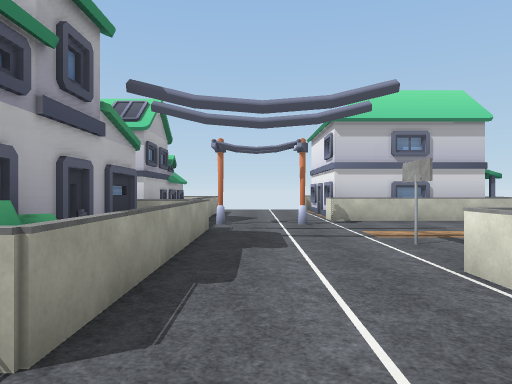
View 1 (above)

24 first-person views from a walk through a 3-D level made in the Unity game engine. The camera is 1.5 m above the floor, looks level and sees 70° across. The floor is counted in squares, 2 m on a side. Each view is taken from the middle of a square. On the plan, view 1 faces up. The plan holds only what a view shows up to about 11 squares ahead; the rest is blank. The place goes on beyond the plan. The player character is not drawn. Some surface patterns are stand-ins.

View 2
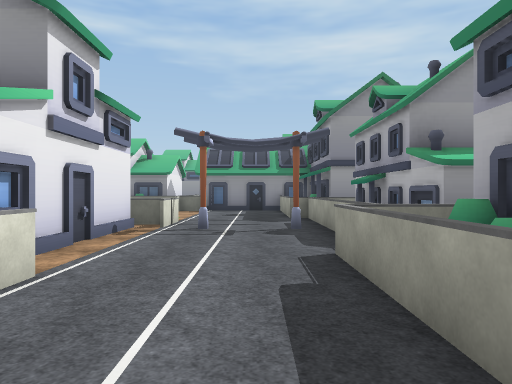

View 3
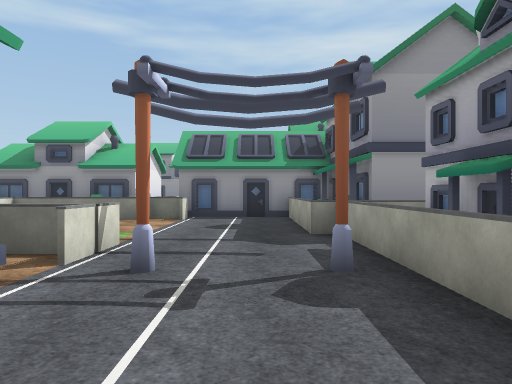

View 4
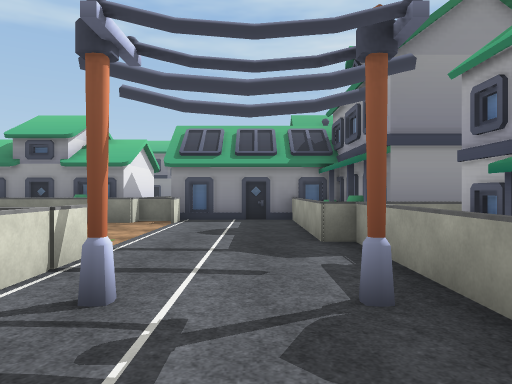

View 5
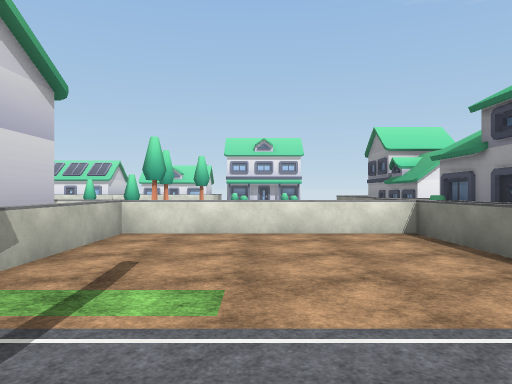

View 6
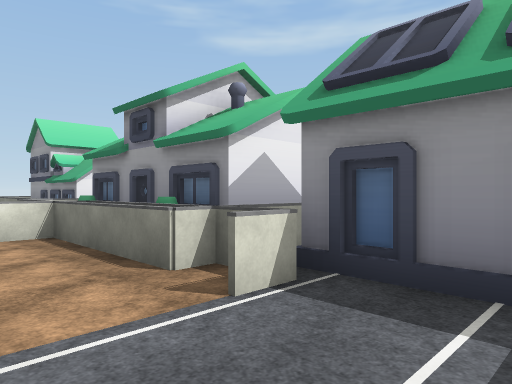

View 7
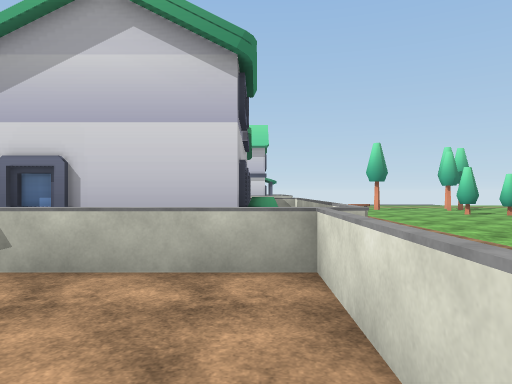

View 8
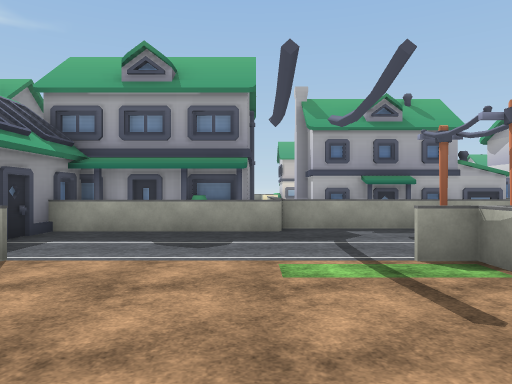

View 9
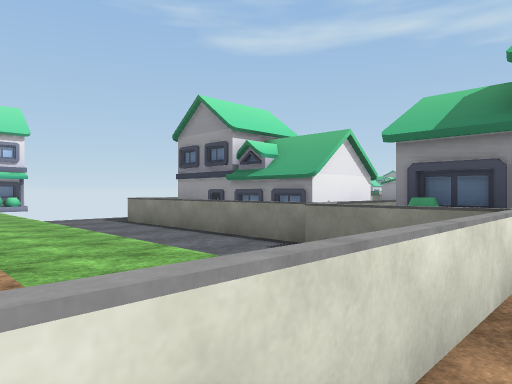

View 10
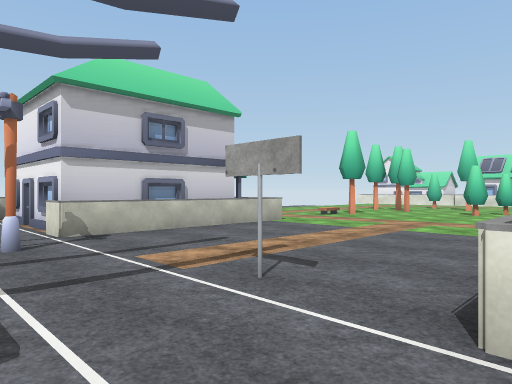

View 11
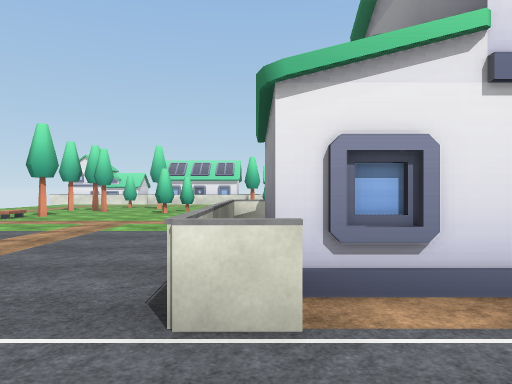

View 12
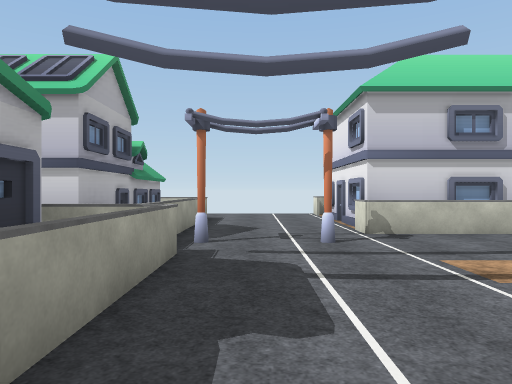

View 13
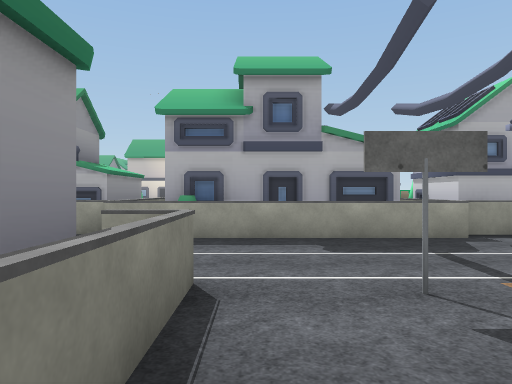

View 14
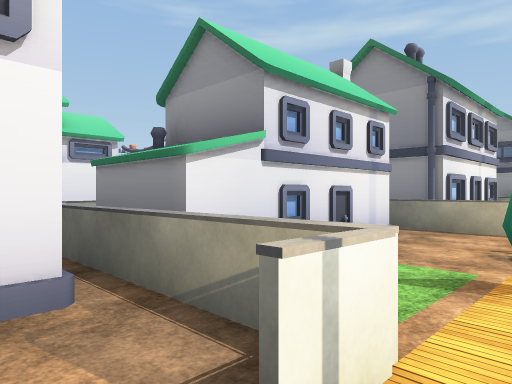

View 15
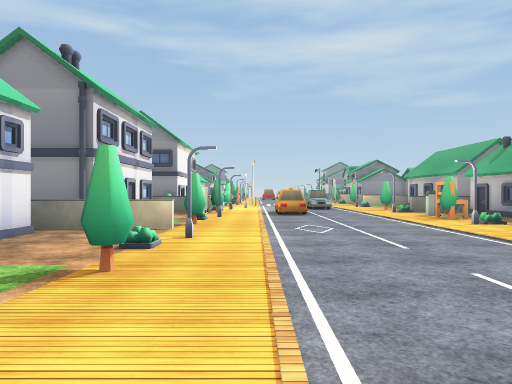

View 16
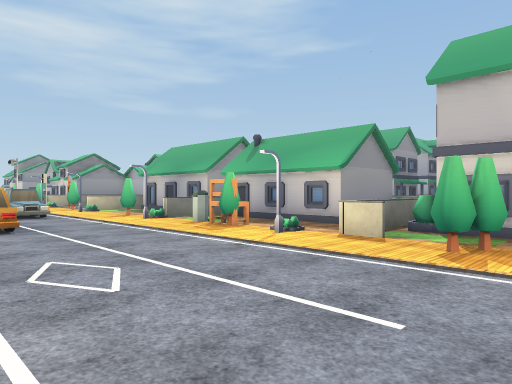

View 17
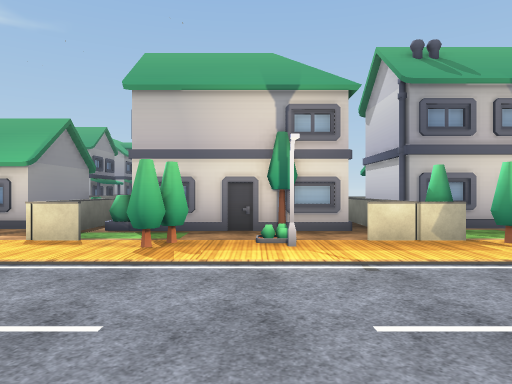

View 18
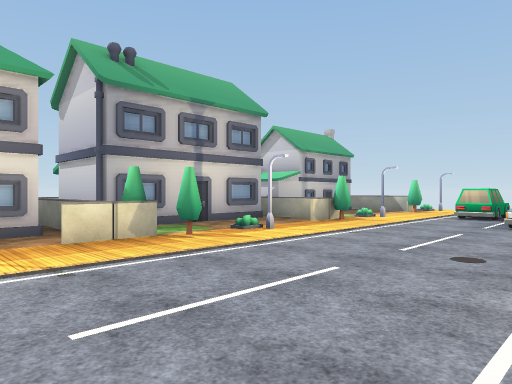

View 19
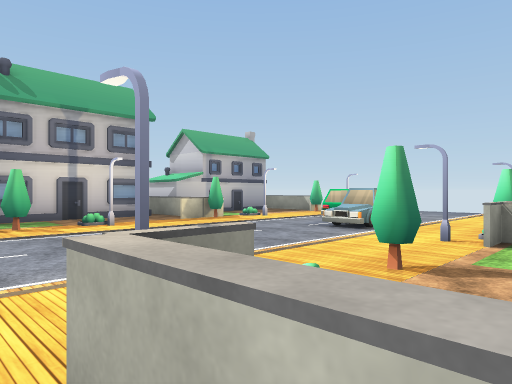

View 20
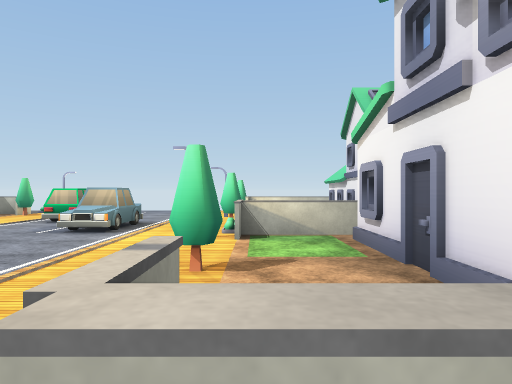

View 21
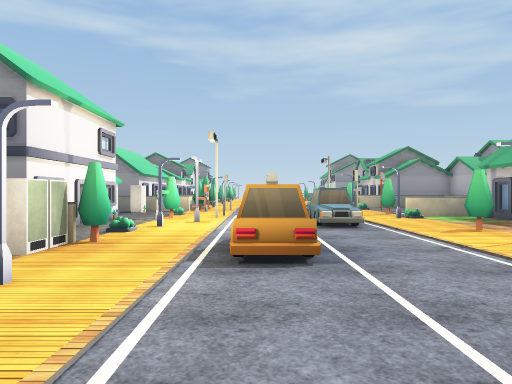

View 22
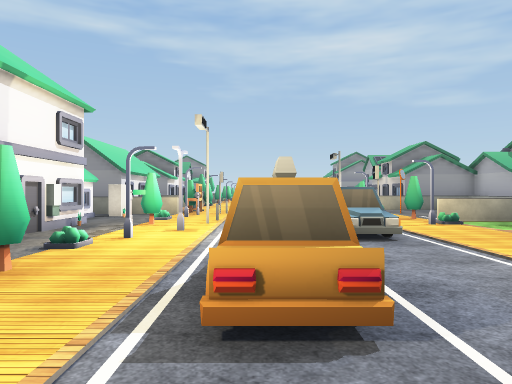

View 23
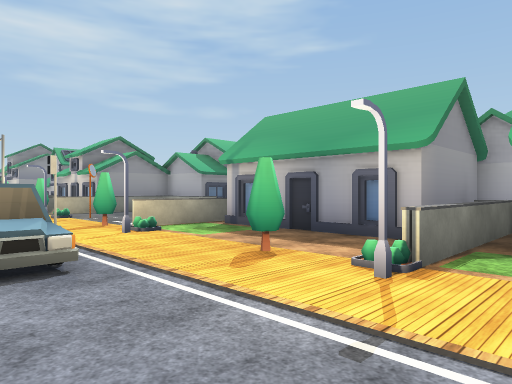

View 24
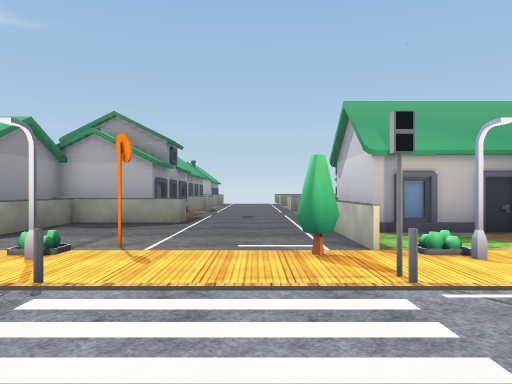

### Floor plan
Key: @ floor where view 1 was taken; # wall or solid block; . floor; = window, fence, low wall or low ledge; ^ raised ledge; O other object.
Columns run from 20 left of view 1 to 16 right of it. Each row starts with its distance up from view 1.
 14                    ...O
 13                 OO==...
 12         O ..O    OO=..O   O
 11       ..O ...    OO=..O   O#
 10       ..O...O    OO=..#OOOO#. ..
  9      .O...O.O    OOO.O.........O
  8      O....O..^.OOOOO............
  7     .^......O^..  .=............
  6    O...........O   =.............
  5    O........O..O   =..O...........
  4    O..O.....O..O   =.......  .....
  3    O..O...... .O  O=..#OOOO^ ....
  2 OOOO.O......O^=OOOO=...O  O  ....
  1  OOOO^..........OO.=...O  O  ...
  0     O.......O..O O..@..O  O  ..
 -1     O.O.....O..O OOO.O.#  O  ..
 -2     O.O........O O.O..#OOOO^
 -3    OO.......O..O OO...#....=
 -4   OOO^.........O#O.=.......=
 -5     ........O. OOOO=.......= ......
 -6 OOOO..O.....O. O  O=.......= ........
 -7    #.O........ O  O=.......= ........
 -8    #.O......O. O  O=..#====#=#=====..
 -9 O  O.O....O..O O  O#O#O^OOOOO^OOOOO=.
-10 OOOO......O..O OOOO   O O   O^O   O
-11 OO  ..O...O..O OO       O   O^O   O
-12 O  O..O... ...OOO
-13    #....O. .O..
-14    #....O  O..OO
-15    O....   .O.O
-16 OOOO..OO.  .O..
-17 ......OO.. O...#
-18 ............O O#
-19 ..........
-20 .#...O.O.
-21 O.....O
-22 O^....
-23 OOOO
-24 O

Where each view was taken, in squares from view 1:
view 1: 0 up, 0 right, facing up
view 2: 6 up, 0 right, facing down
view 3: 2 up, 0 right, facing down
view 4: 1 up, 0 right, facing down
view 5: 5 down, 0 right, facing right
view 6: 6 down, 0 right, facing down-right
view 7: 6 down, 6 right, facing up
view 8: 5 down, 6 right, facing left
view 9: 4 down, 6 right, facing down-right
view 10: 3 up, 0 right, facing up-right
view 11: 3 up, 0 right, facing right
view 12: 3 up, 0 right, facing up
view 13: 4 up, 5 right, facing left
view 14: 3 up, 8 left, facing down-right
view 15: 3 up, 9 left, facing down
view 16: 1 down, 9 left, facing down-left
view 17: 1 down, 9 left, facing left
view 18: 1 down, 9 left, facing up-left
view 19: 1 up, 6 left, facing up-left
view 20: 1 up, 7 left, facing up
view 21: 5 down, 10 left, facing down
view 22: 7 down, 10 left, facing down
view 23: 9 down, 11 left, facing down-left
view 24: 18 down, 10 left, facing left
